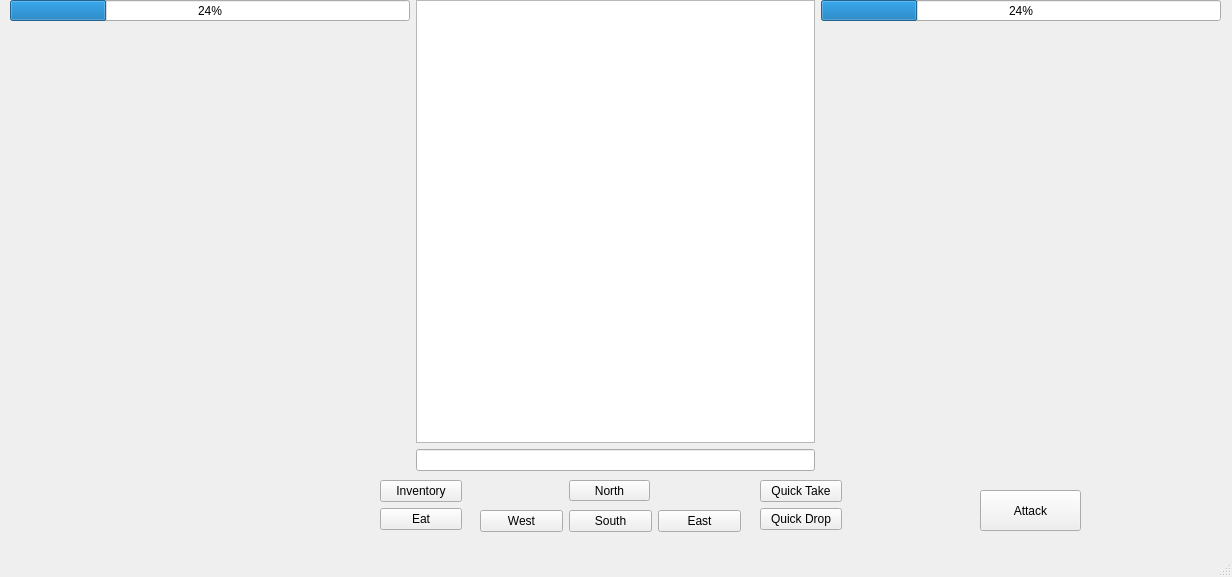
<?xml version="1.0" encoding="UTF-8"?>
<ui version="4.0">
 <class>MainWindow</class>
 <widget class="QMainWindow" name="MainWindow">
  <property name="geometry">
   <rect>
    <x>0</x>
    <y>0</y>
    <width>1232</width>
    <height>577</height>
   </rect>
  </property>
  <property name="windowTitle">
   <string>MainWindow</string>
  </property>
  <widget class="QWidget" name="centralwidget">
   <widget class="QPushButton" name="pushButton">
    <property name="geometry">
     <rect>
      <x>569</x>
      <y>480</y>
      <width>81</width>
      <height>21</height>
     </rect>
    </property>
    <property name="text">
     <string>North</string>
    </property>
   </widget>
   <widget class="QPushButton" name="pushButton_5">
    <property name="geometry">
     <rect>
      <x>980</x>
      <y>490</y>
      <width>101</width>
      <height>41</height>
     </rect>
    </property>
    <property name="text">
     <string>Attack</string>
    </property>
   </widget>
   <widget class="QWidget" name="layoutWidget">
    <property name="geometry">
     <rect>
      <x>10</x>
      <y>0</y>
      <width>1211</width>
      <height>471</height>
     </rect>
    </property>
    <property name="maximumSize">
     <size>
      <width>1221</width>
      <height>16777215</height>
     </size>
    </property>
    <layout class="QHBoxLayout" name="horizontalLayout_2">
     <item>
      <layout class="QVBoxLayout" name="verticalLayout_2">
       <item>
        <widget class="QProgressBar" name="progressBar">
         <property name="maximumSize">
          <size>
           <width>400</width>
           <height>21</height>
          </size>
         </property>
         <property name="value">
          <number>24</number>
         </property>
        </widget>
       </item>
       <item>
        <widget class="QLabel" name="playerImageLabel">
         <property name="minimumSize">
          <size>
           <width>400</width>
           <height>440</height>
          </size>
         </property>
         <property name="text">
          <string/>
         </property>
        </widget>
       </item>
      </layout>
     </item>
     <item>
      <layout class="QVBoxLayout" name="verticalLayout">
       <item>
        <widget class="QPlainTextEdit" name="plainTextEdit">
         <property name="maximumSize">
          <size>
           <width>401</width>
           <height>16777215</height>
          </size>
         </property>
        </widget>
       </item>
       <item>
        <widget class="QLineEdit" name="lineEdit">
         <property name="maximumSize">
          <size>
           <width>401</width>
           <height>16777215</height>
          </size>
         </property>
        </widget>
       </item>
      </layout>
     </item>
     <item>
      <layout class="QVBoxLayout" name="verticalLayout_3">
       <item>
        <widget class="QProgressBar" name="progressBar_2">
         <property name="maximumSize">
          <size>
           <width>400</width>
           <height>21</height>
          </size>
         </property>
         <property name="value">
          <number>24</number>
         </property>
        </widget>
       </item>
       <item>
        <widget class="QLabel" name="roomLabel">
         <property name="minimumSize">
          <size>
           <width>400</width>
           <height>440</height>
          </size>
         </property>
         <property name="text">
          <string/>
         </property>
        </widget>
       </item>
      </layout>
     </item>
    </layout>
   </widget>
   <widget class="QWidget" name="layoutWidget">
    <property name="geometry">
     <rect>
      <x>760</x>
      <y>480</y>
      <width>82</width>
      <height>50</height>
     </rect>
    </property>
    <layout class="QVBoxLayout" name="verticalLayout_4">
     <item>
      <widget class="QPushButton" name="quickTakeButton">
       <property name="text">
        <string>Quick Take</string>
       </property>
      </widget>
     </item>
     <item>
      <widget class="QPushButton" name="quickDrop">
       <property name="text">
        <string>Quick Drop</string>
       </property>
      </widget>
     </item>
    </layout>
   </widget>
   <widget class="QWidget" name="layoutWidget">
    <property name="geometry">
     <rect>
      <x>480</x>
      <y>510</y>
      <width>261</width>
      <height>23</height>
     </rect>
    </property>
    <layout class="QHBoxLayout" name="horizontalLayout">
     <item>
      <widget class="QPushButton" name="pushButton_2">
       <property name="text">
        <string>West</string>
       </property>
      </widget>
     </item>
     <item>
      <widget class="QPushButton" name="pushButton_4">
       <property name="text">
        <string>South</string>
       </property>
      </widget>
     </item>
     <item>
      <widget class="QPushButton" name="pushButton_3">
       <property name="text">
        <string>East</string>
       </property>
      </widget>
     </item>
    </layout>
   </widget>
   <widget class="QWidget" name="layoutWidget">
    <property name="geometry">
     <rect>
      <x>380</x>
      <y>480</y>
      <width>82</width>
      <height>51</height>
     </rect>
    </property>
    <layout class="QVBoxLayout" name="verticalLayout_5">
     <item>
      <widget class="QPushButton" name="InventoryButton">
       <property name="text">
        <string>Inventory</string>
       </property>
      </widget>
     </item>
     <item>
      <widget class="QPushButton" name="quickEat">
       <property name="text">
        <string>Eat</string>
       </property>
      </widget>
     </item>
    </layout>
   </widget>
   <zorder>layoutWidget</zorder>
   <zorder>layoutWidget</zorder>
   <zorder>layoutWidget</zorder>
   <zorder>layoutWidget</zorder>
   <zorder>pushButton</zorder>
   <zorder>pushButton_5</zorder>
  </widget>
  <widget class="QMenuBar" name="menubar">
   <property name="geometry">
    <rect>
     <x>0</x>
     <y>0</y>
     <width>1232</width>
     <height>20</height>
    </rect>
   </property>
  </widget>
  <widget class="QStatusBar" name="statusbar"/>
 </widget>
 <resources/>
 <connections/>
</ui>
